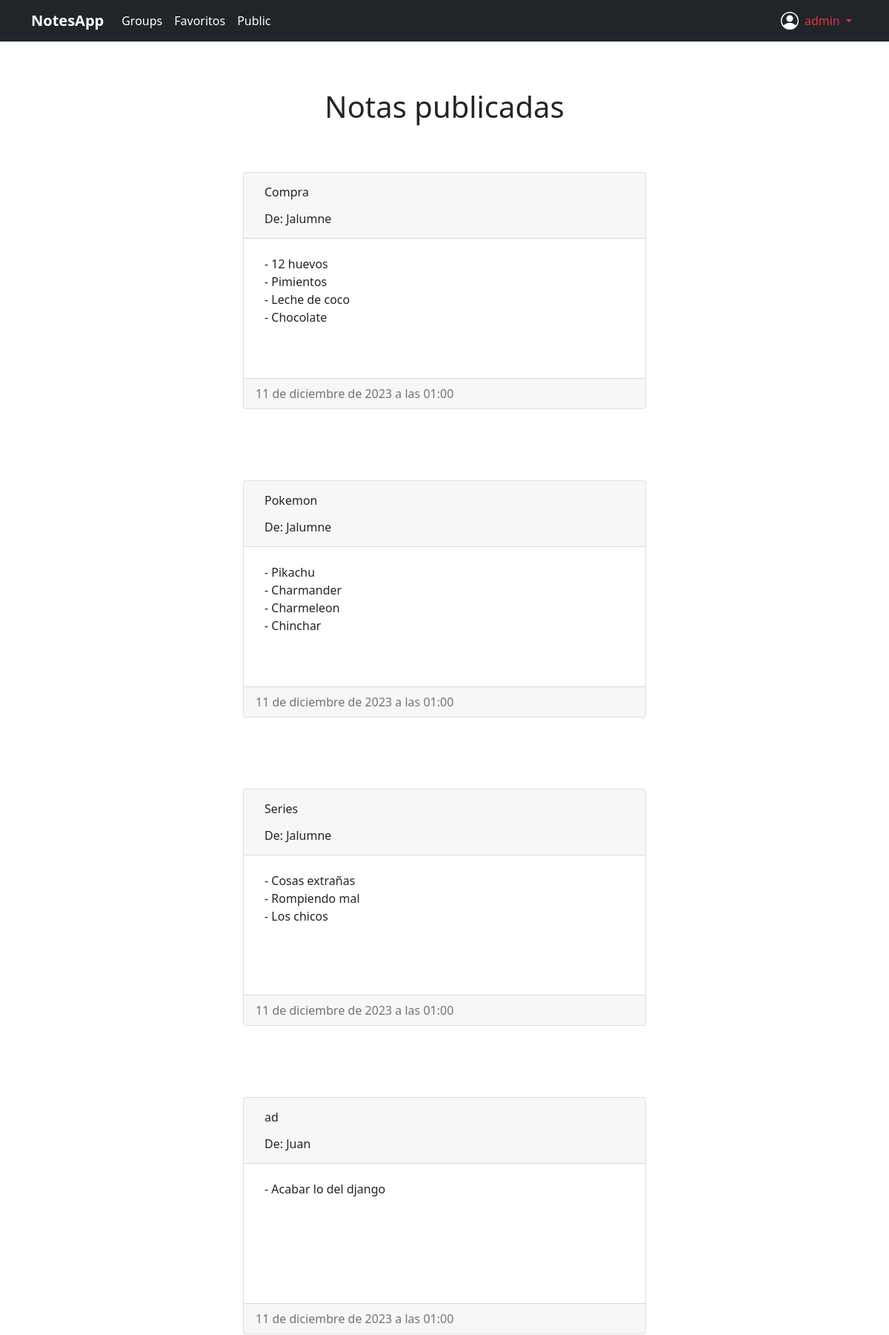
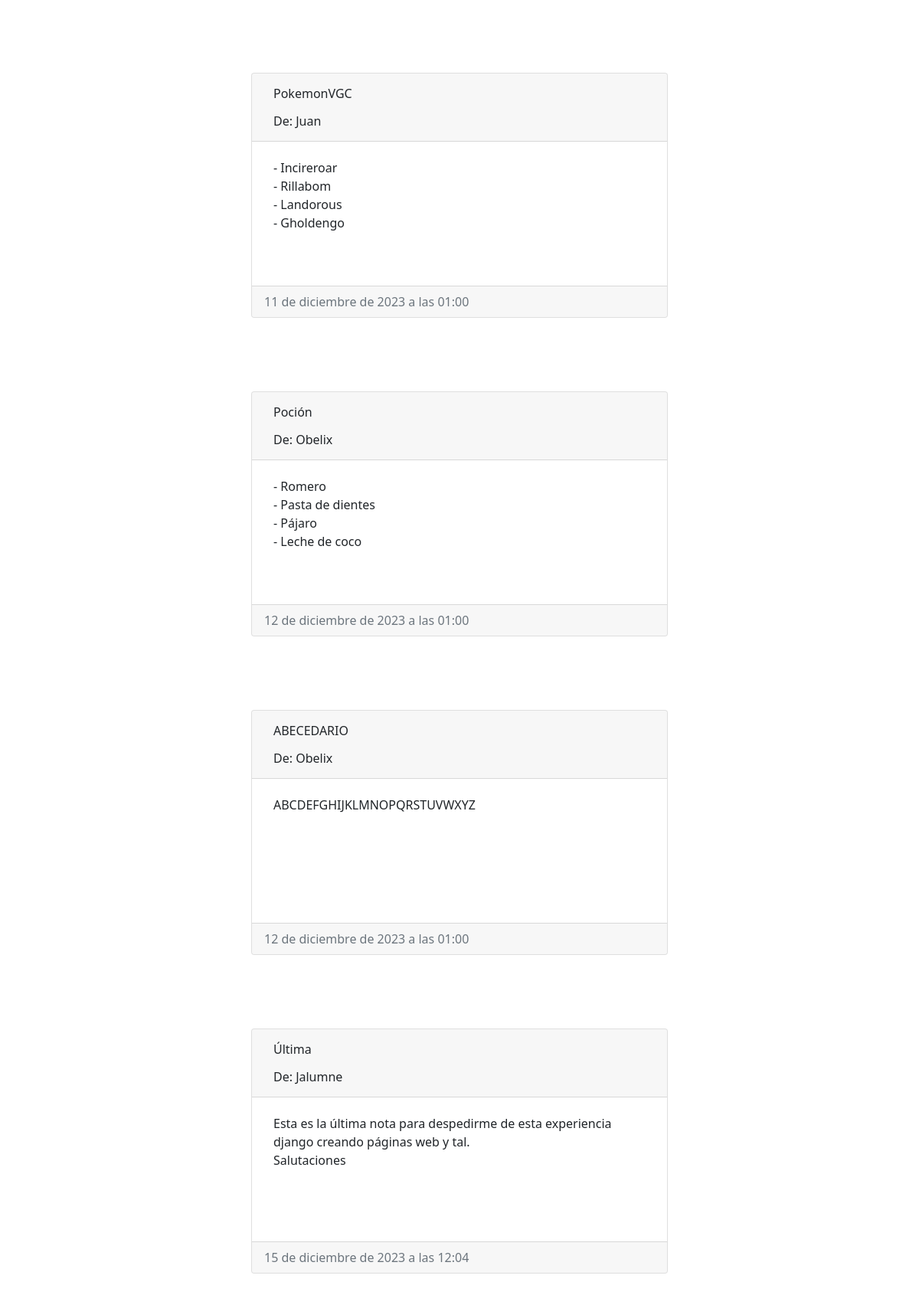
The page /myapp/notes/public (signed in) on the database its author committed (2 pictures, top to bottom).
### myapp/models.py (models this page shows, shortened)
class Note(models.Model):
    title = models.CharField(null=False, max_length=50)
    date = models.DateTimeField(default=datetime.now())
    content = models.TextField()
    notes_group = models.ForeignKey(NotesGroup, on_delete=models.CASCADE)
    favourite = models.BooleanField(default=False)
    public = models.BooleanField(default=False)

class NotesGroup(models.Model):
    title = models.CharField(null=False, max_length=50)
    description = models.TextField()
    user = models.ForeignKey(User, on_delete=models.CASCADE, null=True)

### myapp/views.py (the view)
# urls.py: path('notes/public', publicNotes, name='public_notes'),
@login_required
@require_GET
def publicNotes(request: HttpRequest):
    notes = Note.objects.filter(public=True)
    return render(request, 'static_notes.html', {'notes': notes, 'context': 'public_notes'})

### myapp/templates/static_notes.html
{% extends 'base.html' %}
{% block content %}
<div class="container-fluid">
    <header class="d-flex flex-wrap justify-content-center">
        {% if context == 'public_notes' %}
            <h1 class="text-center m-3">Notas publicadas</h1>
        {% else %}
            <h1 class="text-center m-3">Tus notas preferidas</h1>
        {% endif %}
    </header>
    <div class="d-flex flex-wrap justify-content-center">
        {% for note in notes %}
                <div class="card m-5">
                    <div class="card-header d-flex flex-wrap">
                        <input disabled type="text" style="background-color: transparent;" class="form-control border-0" value={{ note.title }}>
                        <input disabled type="text" style="background-color: transparent;" class="form-control border-0"  value="{% if context == 'public_notes' %}De: {{ note.notes_group.user.username }}{% else %}Grupo: {{ note.notes_group.title }}{% endif %}">
                    </div>
                    <div class="card-body">
                        <textarea disabled style="background-color: transparent;resize: none" cols="auto" rows="6" class="form-control border-0">{{ note.content }}</textarea>
                    </div>
                    <div class="card-footer text-muted">{{ note.date }}</div>
                </div>
        {% endfor %}
    </div>
</div>
{% endblock %}

### myapp/templates/base.html (shortened to what this page needs)
{% load static %}
<!DOCTYPE html>
<html lang="en">
<head>
    <link rel="stylesheet" href={% static 'css/bootstrap.min.css' %}>
</head>
<body>
    <div class="mb-5">
        <nav class="navbar navbar-expand-lg bg-dark navbar-dark">
            <div class="container">
                <a class="navbar-brand fw-bold bs-body-light" href={% url 'home' %}>NotesApp</a>
                <div class="collapse navbar-collapse" id="navbarSupportedContent">
                    <ul class="navbar-nav me-auto mb-2 mb-lg-0">
                        {% if not user.is_authenticated %}
                            <li class="nav-item">
                                <a class="nav-link active" aria-current="page" href={% url 'login' %}>Login</a>
                            </li>
                            <li class="nav-item">
                                <a class="nav-link active" aria-current="page" href={% url 'register' %}>Register</a>
                            </li>
                        {% else %}
                            <li class="nav-item">
                                <a class="nav-link active" aria-current="page" href={% url 'notes_groups' %}>Groups</a>
                            </li>
                            <li class="nav-item">
                                <a class="nav-link active" aria-current="page" href={% url 'favourite_notes' user.id %}>Favoritos</a>
                            </li>
                            <li class="nav-item">
                                <a class="nav-link active" aria-current="page" href={% url 'public_notes' %}>Public</a>
                            </li>
                        {% endif %}
                    </ul>
                </div>
                {% if user.is_authenticated %}
                    <div class="collapse navbar-collapse">
                        <ul class="navbar-nav ms-auto mb-lg-0">
                            <li class="nav-item">
                                <i>
                                </i>
                            </li>
                            <li class="nav-item dropdown">
                                <a class="nav-link dropdown-toggle {% if user.is_staff %}text-danger{% endif %}" href="#" id="navbarDropdownMenuLink" role="button" data-bs-toggle="dropdown" aria-expanded="false">
                                    {{ user }}
                                </a>
                            </li>
                        </ul>
                    </div>
                {% endif %}
            </div>
        </nav>
    </div>
    {% block content %}
    {% endblock %}
</body>
</html>

### rows shown on the page
Note: title "Compra", notes_group.user.username "De: Jalumne", content "- 12 huevos - Pimientos - Leche de coco - Chocolate", date "11 de diciembre de 2023 a las 01:00"
Note: title "Pokemon", notes_group.user.username "De: Jalumne", content "- Pikachu - Charmander - Charmeleon - Chinchar", date "11 de diciembre de 2023 a las 01:00"
Note: title "Series", notes_group.user.username "De: Jalumne", content "- Cosas extrañas - Rompiendo mal - Los chicos", date "11 de diciembre de 2023 a las 01:00"
Note: title "ad", notes_group.user.username "De: Juan", content "- Acabar lo del django", date "11 de diciembre de 2023 a las 01:00"
Note: title "PokemonVGC", notes_group.user.username "De: Juan", content "- Incireroar - Rillabom - Landorous - Gholdengo", date "11 de diciembre de 2023 a las 01:00"
Note: title "Poción", notes_group.user.username "De: Obelix", content "- Romero - Pasta de dientes - Pájaro - Leche de coco", date "12 de diciembre de 2023 a las 01:00"
Note: title "ABECEDARIO", notes_group.user.username "De: Obelix", content "ABCDEFGHIJKLMNOPQRSTUVWXYZ", date "12 de diciembre de 2023 a las 01:00"
Note: notes_group.user.username "De: Jalumne", content "Esta es la última nota para despedirme de esta experiencia django creando páginas web y tal. Salutaciones", date "15 de diciembre de 2023 a las 12:04"

### other values the page prints
{{ user }} "admin"
